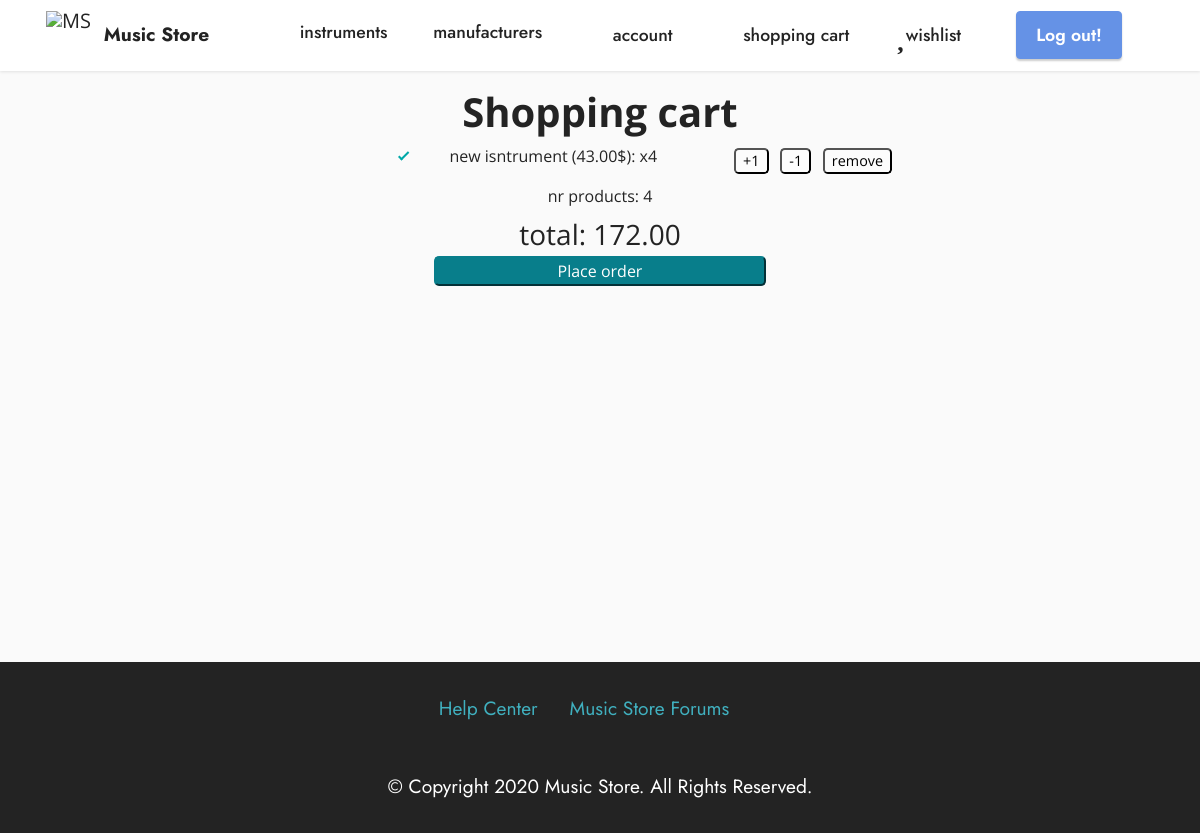
The page /account/shoppingcart/ (signed in) on the database as committed earlier.
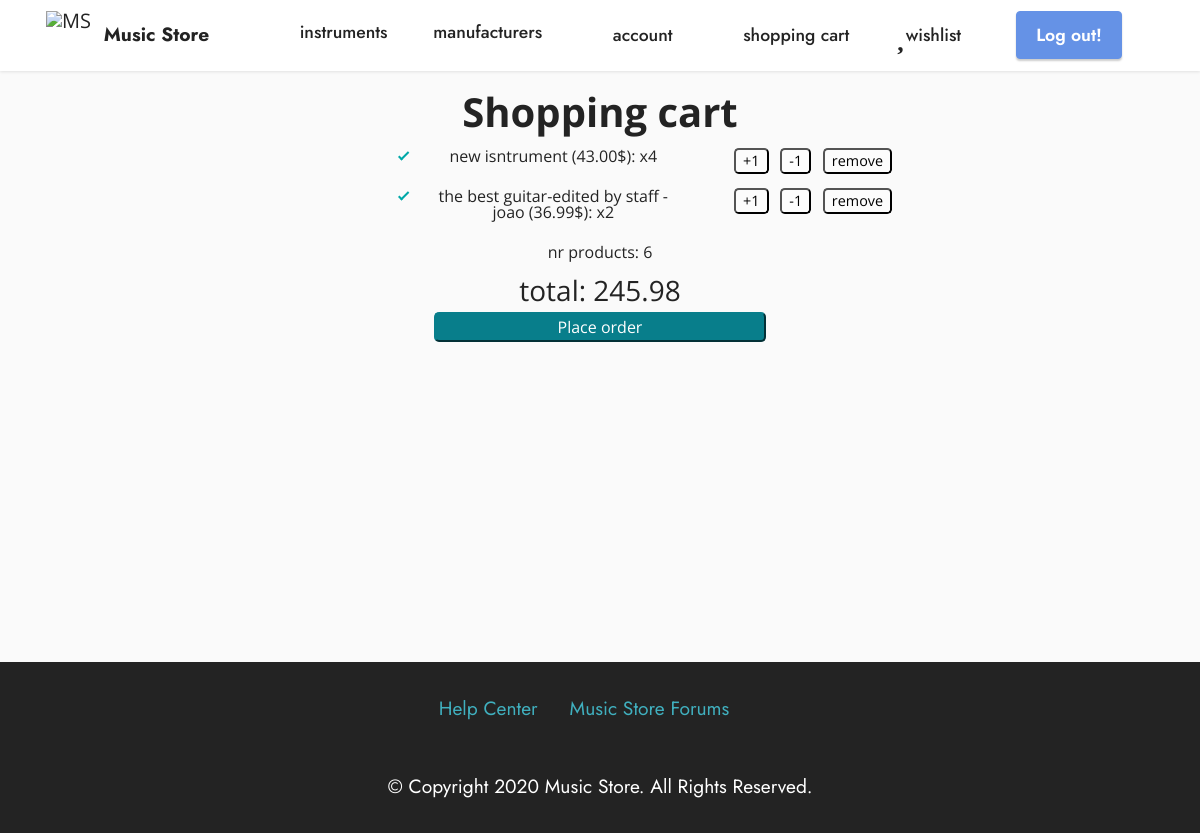
The same page on the database as committed later.
### app/models.py (models this page shows, shortened)
class ItemQuantity(models.Model):
    item = models.ForeignKey(Item, on_delete=models.CASCADE)
    quantity = models.IntegerField()

class Item(models.Model):
    instrument = models.OneToOneField(Instrument, on_delete=models.CASCADE)
    price = models.DecimalField(max_digits=10, decimal_places=2)

class Instrument(models.Model):
    name = models.CharField(max_length=100)
    category = models.CharField(choices=INSTRUMENT_CAT , max_length=100)
    manufacturer = models.ForeignKey(Manufacturer, on_delete=models.CASCADE)
    description = models.CharField(max_length=1000)
    nr_serie = models.CharField(max_length=20)
    image = models.URLField()

### app/views.py (the view, shortened to what this page needs)
# urls.py: path('account/shoppingcart/', views.shopping_cart, name='shopping_cart'),
@login_required(login_url='/login/')
def shopping_cart(request):
    user_id = request.user.id
    u = models.User.objects.get(pk=user_id)
    total = 0
    nr_prods = 0
    try:
        lista = ItemList.objects.get(person=Person.objects.get(user=u), type='shoppingcart').items.all()
        for i in lista:
            total += i.quantity * i.item.price
            nr_prods += i.quantity
    except ObjectDoesNotExist:
        ItemList.objects.create(person=Person.objects.get(user=u), type='shoppingcart')
        lista = []
    return render(request, 'shopping_cart.html', { 'lista' : lista , 'total' : total, 'nr_prods':nr_prods})

### templates/shopping_cart.html (shortened to what this page needs)
{% extends 'layout.html' %}
{% block content %}
    <div class="container form-container">
        <h1 class="font-weight-bold">Shopping cart</h1>
        <ul class="list-orders list-shopping-cart">
            {% for i in lista %}
                <li>
                    <div class="row">
                        <div class="col">
                            <p>{{ i.item.instrument.name }} ({{ i.item.price }}$): x{{ i.quantity }}</p>
                        </div>
                        <div class="col">
                            <form action="" method="post">
                                <input class="btn-href" type="submit" name="add" value="+1">
                                <input class="btn-href" type="submit" name="sub" value="-1">
                                <input class="btn-href" type="submit" name="del" value="remove">
                            </form>
                        </div>
                    </div>
                </li>
            {% endfor %}
        </ul>
        <p>nr products: {{ nr_prods }}</p>
        <h3>total: {{ total }}</h3>
        <a style="width: 30%" class="href_button" href="/account/placeorder">Place order</a>
    </div>
{% endblock %}

Rows that differ between the two databases and show on the page:
added ItemQuantity: item.instrument.name "the best guitar-edited by staff - joao", item.price "36.99", quantity "2"
Other text that changed with them:
{{ nr_prods }}: "4" → "6"
{{ total }}: "172.00" → "245.98"
